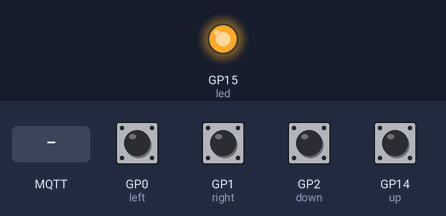
The program below on a simulated Raspberry Pi Pico running MicroPython. Shown: output pins drawn as LEDs (lit = HIGH). Inputs (shaded band) come from the test bench; at power-on: GP0 (left), GP1 (right), GP2 (down), GP14 (up) HIGH. WiFi joins after 1.5 s; no MQTT or app messages arrive unless stated; values from a settings file that is not in the repository are placeholders; what the program prints to the serial console is not drawn.

Above: at 2.8 s.
2.9 s: MQTT message "ON" arrives on the first subscribed topic
At 5.4 s:
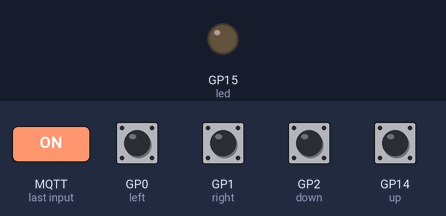
12.3 s: MQTT message "OFF" arrives on the first subscribed topic
At 13.6 s:
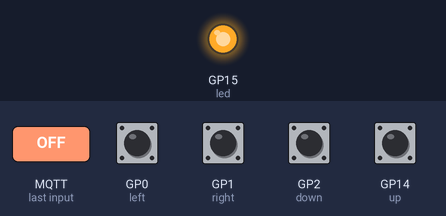
Timing chart, 0 to 14.8 s (numbered marks = the images above; inputs shaded):
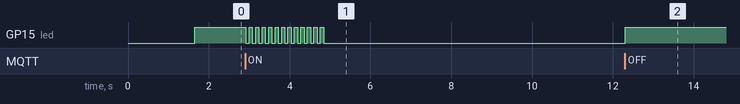

The program:

main.py
```python
"""
Raspberry Pi Pico W — Chicken Road IoT (mode Wi-Fi MQTT)
- Connexion Wi-Fi → broker MQTT
- 4 boutons → publie {"direction": "up/down/left/right"} sur game/button/press
- Reçoit commandes LED sur game/led/command → contrôle LED onboard
"""
import json
import time
import network
from machine import Pin
from umqtt.simple import MQTTClient

from config import WIFI_SSID, WIFI_PASSWORD, MQTT_HOST, MQTT_PORT

MQTT_BROKER = MQTT_HOST
CLIENT_ID   = b"pico-w-chickengame"

BUTTONS = {
    'left':  Pin(0,  Pin.IN, Pin.PULL_UP),
    'right': Pin(1,  Pin.IN, Pin.PULL_UP),
    'down':  Pin(2,  Pin.IN, Pin.PULL_UP),
    'up':    Pin(14, Pin.IN, Pin.PULL_UP),
}

led = Pin(15, Pin.OUT)
last_states = {k: True for k in BUTTONS}
debounce    = {k: 0    for k in BUTTONS}


def connect_wifi():
    wlan = network.WLAN(network.STA_IF)
    wlan.active(True)
    if not wlan.isconnected():
        wlan.connect(WIFI_SSID, WIFI_PASSWORD)
        print("Connexion Wi-Fi...")
        while not wlan.isconnected():
            time.sleep(0.5)
    print("Wi-Fi connecté:", wlan.ifconfig())


def on_message(topic, msg):
    cmd = msg.decode().strip()
    print("MQTT reçu [{}]: {}".format(topic.decode(), cmd))
    if cmd == "ON":
        for _ in range(25):
            led.toggle()
            time.sleep(0.08)
        led.off()
    elif cmd == "OFF":
        led.on()
    elif cmd == "WIN":
        led.on()


def connect_mqtt():
    client = MQTTClient(CLIENT_ID, MQTT_BROKER, port=MQTT_PORT, keepalive=60)
    client.set_callback(on_message)
    client.connect()
    client.subscribe(b"game/led/command")
    print("MQTT connecté — abonné à game/led/command")
    return client


connect_wifi()
client = connect_mqtt()
led.on()
print("Pico W prêt")

while True:
    try:
        client.check_msg()

        now = time.ticks_ms()
        for name, pin in BUTTONS.items():
            state = pin.value()
            if state == False and last_states[name] == True:
                if time.ticks_diff(now, debounce[name]) > 200:
                    payload = json.dumps({"direction": name})
                    client.publish(b"game/button/press", payload.encode())
                    print("Publié:", payload)
                    debounce[name] = now
            last_states[name] = state

    except OSError:
        print("MQTT déconnecté — reconnexion...")
        time.sleep(2)
        try:
            connect_wifi()
            client = connect_mqtt()
        except Exception as e:
            print("Erreur reconnexion:", e)

    time.sleep_ms(20)
```

Measured:
- after the input at 2.9 s, GP15 (led): alternates HIGH for 0.08 s and LOW for 0.08 s, 25 changes in all, then stays LOW, starting at once
- after the input at 12.3 s, GP15 (led): LOW → HIGH at once
